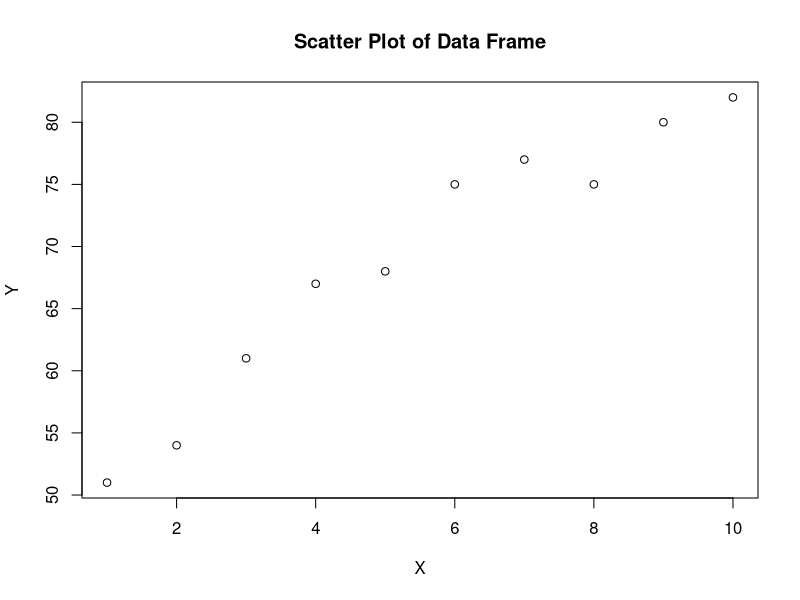
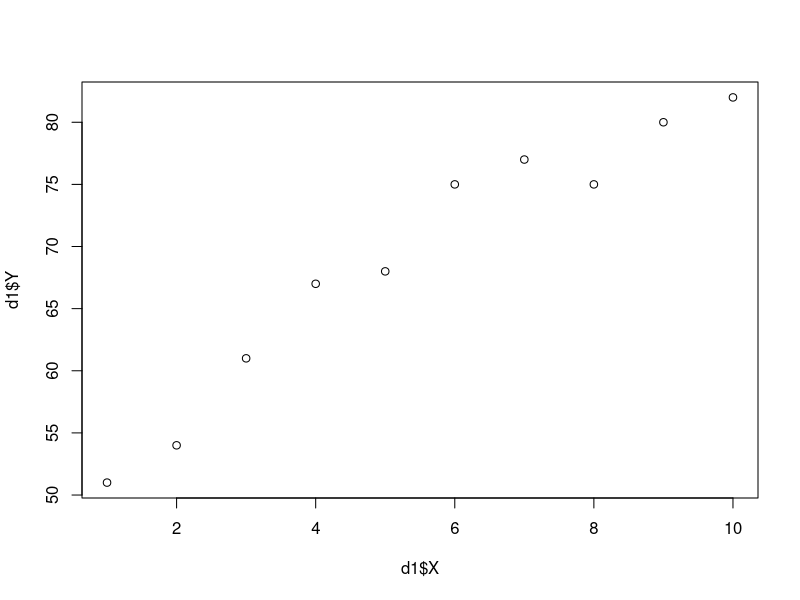
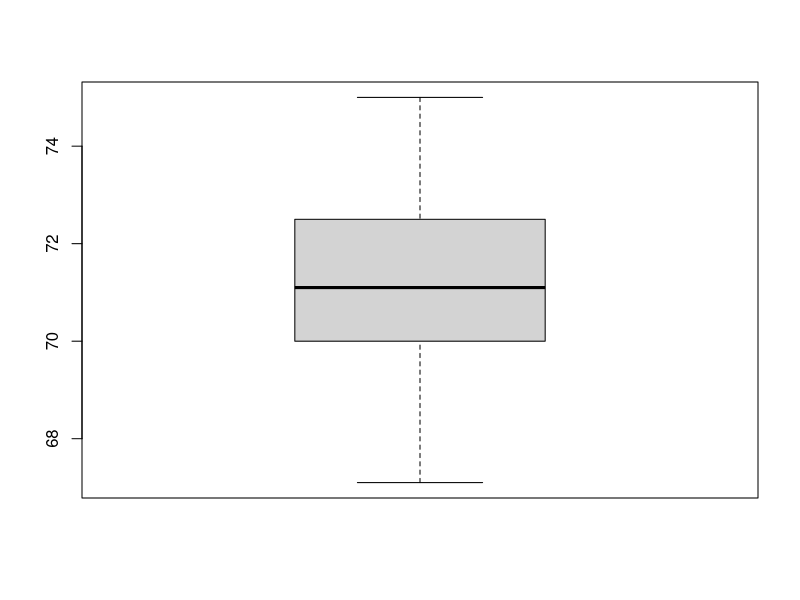

Here is the R script that generated these plots, in order:
## ---- chunk 1
knitr::opts_chunk$set(echo = TRUE)
## ---- chunk 2
x <- 10
x

x = 10 
x

x <- sqrt(2)  # Store the square root of 2 in x.
x

y <- sqrt(5)  # Store the square root of 5 in y.
y

y + x  # Sum of x and y.
## ---- chunk 3
1 + 2 + 3   # Addition
2 + 3 * 4   # Multiplication takes precedence
3 / 2 + 1   # Division precedes addition
4 * 3^3     # Power operation
## ---- chunk 4
sqrt(2)      # Square root
27^(1/3)     # Cube root
64^(1/4)     # Fourth root
sin(pi)      # Sine of pi (should be close to zero)
## ---- chunk 5
log(5)    # Natural logarithm (ln)
log10(5)  # Logarithm base 10
log2(5)   # Logarithm base 2
exp(1.61) # Exponential function
## ---- chunk 6
x1 <- 10
x1

x2 <- c(1, 3, 6)
x2
x2[1]         # First element
x2[2]         # Second element
length(x2)    # Length of vector

is.vector(x2)
is.matrix(x2)
is.numeric(x2)
is.character(x2)
## ---- chunk 7
x3 <- 1:10                 # Sequence from 1 to 10
x3

x4 <- seq(0, 1, by = 0.1)  # Sequence from 0 to 1 with step 0.1
x4
x4[x4 > 0.5]               # Filter values greater than 0.5
x4[x4 >= 0.5]              # Filter values greater than or equal to 0.5
x4 <= 0.5                  # Logical test
## ---- chunk 8
x5 <- seq(0, 1, length.out = 11)
x5

x6 <- rep(1, 5)              # Repeat 1 five times
x6

x7 <- rep(c(1, 2), c(3, 5))  # Repeat 1 three times and 2 five times
x7

x8 <- rep(1:3, each = 5)
x8

x9 <- rep(2:5, each = 5)
x9
## ---- chunk 9
set.seed(123)

x10 <- rnorm(10, mean = 70, sd = 10)
x10

sum(x10)      # Sum
mean(x10)     # Mean
var(x10)      # Variance
sd(x10)       # Standard deviation
min(x10)      # Minimum value
max(x10)      # Maximum value
## ---- chunk 10
summary(x10)  # Summary statistics
summary(1:10)
## ---- chunk 11
d1 <- data.frame(X = 1:10,
                 Y = c(51, 54, 61, 67, 68, 75, 77, 75, 80, 82))
d1

summary(d1)
## ---- chunk 12
names(d1)
d1$X  # Column X
d1$Y  # Column Y
## ---- chunk 13
plot(d1)  # Scatter plot
title("Scatter Plot of Data Frame")
plot(d1$X, d1$Y)  # X vs Y
## ---- chunk 14
treatments <- rep(c("A", "B", "C", "D"), each = 5)

replicates <- rep(1:5, times = 4)

production <- c(25, 26, 20, 23, 21, 
                31, 25, 28, 27, 24, 
                22, 26, 28, 25, 29, 
                33, 29, 31, 34, 28)

data <- data.frame(treatments, replicates, production)
## ---- chunk 15
data <- read.csv("data_1.csv", header = TRUE)
head(data)
## ---- chunk 16
data$treatments <- as.factor(data$treatments)
head(data)
## ---- chunk 17
y <- c(72.5, 69, 75, 70.8, 71.2, 73, 70, 67.1, 71, 72.5)

?sum
?mean

sum(y)
length(y)
mean(y)
median(y)
sort(y)
table(y)
var(y)
sd(y)
sqrt(var(y))
summary(y)
epm <- sd(y) / sqrt(length(y))
epm

q1 <- quantile(y, 0.25)
q2.5 <- quantile(y, 0.025)
q97.5 <- quantile(y, 0.975)
IQR(y)              # Interquartile range (Q3-Q1)
boxplot(y)
